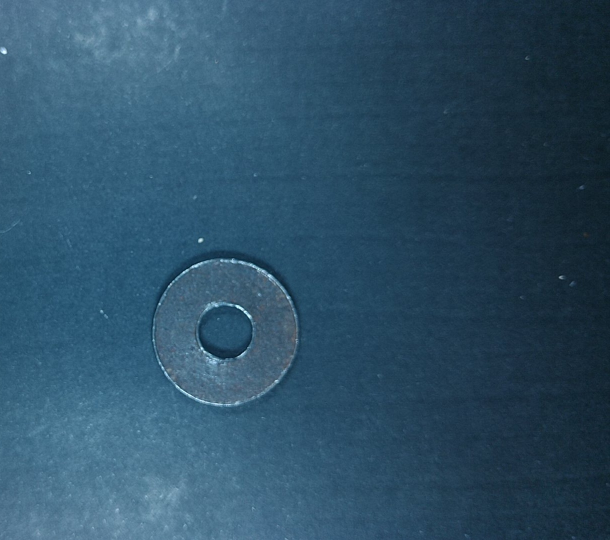
#> input picture Data Base/ZArandelas/photo0.jpg, 1220 x 1080 px, found by its file name (shown at 1/2 size)
$ python threholding7.py   (older library calls are emulated)
#> lines starting #> are read from the running program, lines starting #| are printed output that depends on the picture
#> further down, img is the input picture: shape (1080, 1220, 3); mean R, G, B 46, 80.2, 102.7
import numpy as np

from matplotlib import pyplot as plt
plt.rcParams['image.cmap'] = 'gray'

from skimage import io, color, img_as_float, img_as_ubyte, filters

import cv2

def img2gray(image, mode='sk'):
#> called with mode = 'sk'
    if (mode=='sk'):
        gray = color.rgb2gray(image)
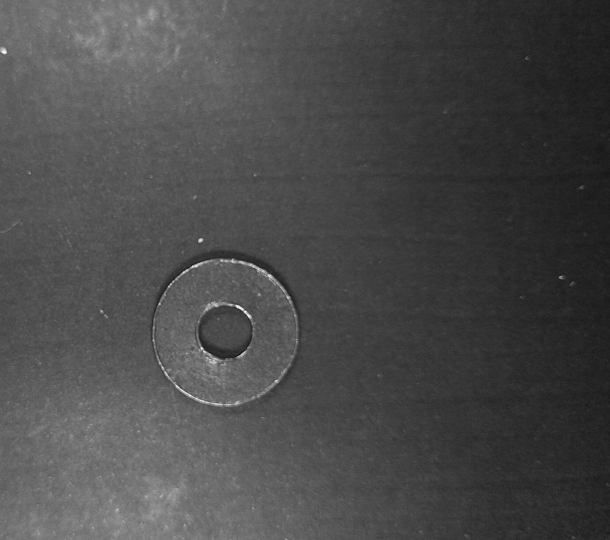
#> gray: shape (1080, 1220) float64 (shown at 1/2 size); min 0.0584, max 0.977, mean 0.292
    elif (mode=='cv'):
        gray = cv2.cvtColor(image, cv2.COLOR_BGR2GRAY)
    return gray

def normSize(image, size=(tuple((500, 400)))):
#> called with size = (500, 400)
    image = cv2.resize(image, size)
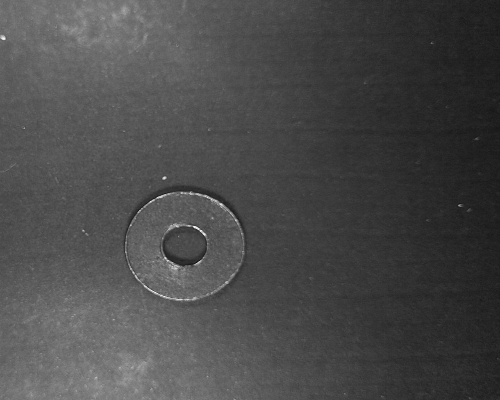
#> image: shape (400, 500) float64; min 0.0797, max 0.976, mean 0.292
    return image

def imgClean(image, sigma=1, mode='sk'):
#> called with sigma = 1, mode = 'sk'
    if (mode == 'sk'):
        clean = filters.gaussian(image, sigma)
    elif (mode == 'cv'):
        clean = cv2.GaussianBlur(img, (3, 3), 0)
    return clean

def imgEdge(image, mode='sk'):
#> called with mode = 'sk'
    if (mode == 'sk'):
        edge = filters.sobel(image)
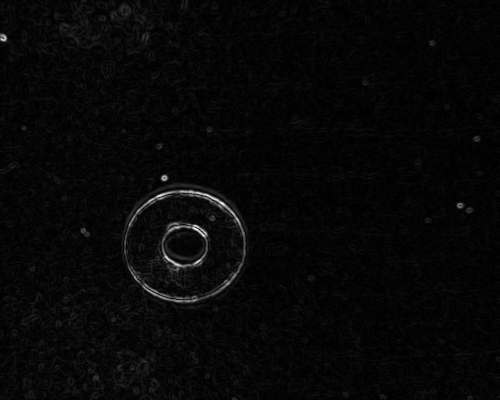
#> edge: shape (400, 500) float64; min 1.27e-05, max 0.256, mean 0.00768; drawn with min black and max white
    elif (mode == 'cv'):
        edge = cv2.Laplacian(image, cv2.CV_64F)
    return edge

img = io.imread('./Data Base/YTrain/ZArandelas/photo0.jpg')
#img = io.imread('./ejemplos/tornillo_prueba.jpg')

tornillo = img2gray(img)
tornillo = normSize(tornillo)

bg = imgClean(tornillo)
bc = imgEdge(bg)


#Thresholding supervisado
fig, (ax0, ax1, ax2) = plt.subplots(1, 3, figsize=(15, 15))
ax0.imshow(bc < 0.01)
ax0.set_title('th=0.01')
ax1.imshow(bc < 0.05)
ax1.set_title('th=0.05')
ax2.imshow(bc < 0.1)
ax2.set_title('th=0.1')
plt.show()
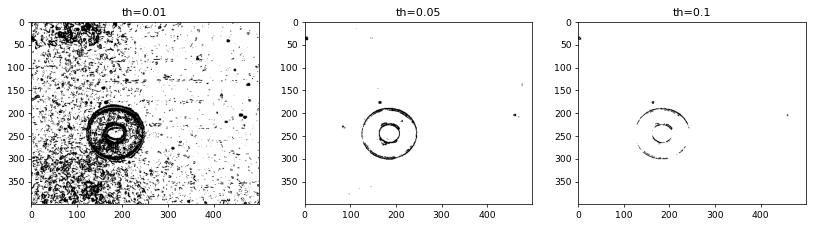
#> figure drawn by matplotlib, 3 panels

#Thresholding NO supervisado
from skimage.filters import try_all_threshold

fig, ax = try_all_threshold(bc, figsize=(10, 10), verbose=False)
plt.show()
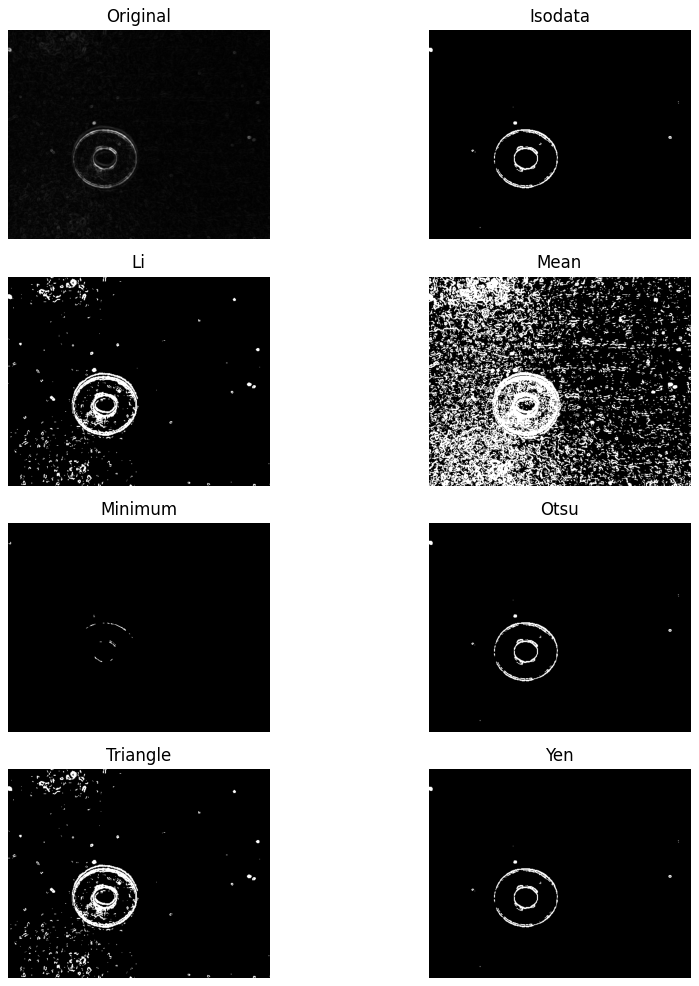
#> figure drawn by matplotlib, 8 panels
